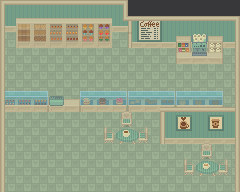

The image is a tile-based game level rendered from a .tmx file. Its description and complete source (layers, tilesets, objects, tile grids) follow:
An orthogonal 15x12 tile map with 16x16 px tiles, 11 tile layers (floor, walls, shelves, coffeeItems, ...), 2 tilesets and 8 objects.

<map version="1.10" tiledversion="1.10.2" orientation="orthogonal" renderorder="right-down" width="15" height="12" tilewidth="16" tileheight="16" infinite="0" nextlayerid="15" nextobjectid="9">
 <tileset firstgid="1" source="town.tsx" />
 <tileset firstgid="28249" source="interior.tsx" />
 <layer id="1" name="floor" width="15" height="12">
  <data encoding="csv">
8259,8259,8259,8259,8259,8259,8259,8259,37445,37445,37445,37445,37445,37445,37445,
8259,8259,8259,8259,8259,8259,8259,8259,8259,8259,8259,8259,8259,8259,8259,
8259,8259,8259,8259,8259,8259,8259,8259,8259,8259,8259,8259,8259,8259,8259,
8259,8259,8259,8259,8259,8259,8259,8259,8259,8259,8259,8259,8259,8259,8259,
8259,8259,8259,8259,8259,8259,8259,8259,8259,8259,8259,8259,8259,8259,8259,
8259,8259,8259,8259,8259,8259,8259,8259,8259,8259,8259,8259,8259,8259,8259,
8259,8259,8259,8259,8259,8259,8259,8259,8259,8259,8259,8259,8259,8259,8259,
8259,8259,8259,8259,8259,8259,8259,8259,8259,8259,8259,8259,8259,8259,8259,
8259,8259,8259,8259,8259,8259,8259,8259,8259,8259,8259,8259,8259,8259,8259,
8259,8259,8259,8259,8259,8259,8259,8259,8259,8259,8259,8259,8259,8259,8259,
8259,8259,8259,8259,8259,8259,8259,8259,8259,8259,8259,8259,8259,8259,8259,
8259,8259,8259,8259,8259,8259,8259,8259,8259,8259,8259,8259,8259,8259,8259
</data>
 </layer>
 <layer id="2" name="walls" width="15" height="12">
  <data encoding="csv">
7731,7731,7731,7731,7731,7731,7731,7731,0,0,0,0,0,0,0,
7995,7995,7995,7995,7995,7995,7995,7995,7731,7731,7731,7731,7731,7731,7731,
0,0,0,0,0,0,0,0,7995,7995,7995,7995,7995,7995,7995,
0,0,0,0,0,0,0,0,0,0,0,0,0,0,0,
0,0,0,0,0,0,0,0,0,0,0,0,0,0,0,
0,0,0,0,0,0,0,0,0,0,0,0,0,0,0,
0,0,0,0,0,0,0,0,0,0,0,0,0,0,0,
0,0,0,0,0,0,0,0,0,0,7731,7731,7731,7731,7731,
0,0,0,0,0,0,0,0,0,0,7995,7995,7995,7995,7995,
0,0,0,0,0,0,0,0,0,0,0,0,0,0,0,
0,0,0,0,0,0,0,0,0,0,0,0,0,0,0,
0,0,0,0,0,0,0,0,0,0,0,0,0,0,0
</data>
 </layer>
 <layer id="5" name="shelves" width="15" height="12">
  <data encoding="csv">
0,0,0,0,0,0,0,0,0,0,0,0,0,0,0,
0,7222,7223,7224,7225,7226,7227,0,0,0,0,0,0,0,0,
0,7486,7487,7488,7489,7490,7491,0,0,0,0,0,0,0,0,
0,0,0,0,0,0,0,0,0,0,0,0,0,0,0,
0,0,0,0,0,0,0,0,0,0,0,0,0,0,0,
0,0,0,0,0,0,0,0,0,0,0,0,0,0,0,
0,0,0,0,0,0,0,0,0,0,0,0,0,0,0,
0,0,0,0,0,0,0,0,0,0,0,0,0,0,0,
0,0,0,0,0,0,0,0,0,0,0,0,0,0,0,
0,0,0,0,0,0,0,0,0,0,0,0,0,0,0,
0,0,0,0,0,0,0,0,0,0,0,0,0,0,0,
0,0,0,0,0,0,0,0,0,0,0,0,0,0,0
</data>
 </layer>
 <layer id="10" name="coffeeItems" width="15" height="12">
  <data encoding="csv">
0,0,0,0,0,0,0,0,0,0,0,0,0,0,0,
0,0,0,0,0,0,0,0,0,0,0,0,0,0,0,
0,0,0,0,0,0,0,0,0,0,0,7213,7214,7215,0,
0,0,0,0,0,0,0,0,0,0,0,7477,7478,7479,0,
0,0,0,0,0,0,0,0,0,0,0,0,0,0,0,
7739,7740,7741,7742,7743,7744,7745,7746,7747,7748,7749,7750,7751,7752,0,
8003,8004,8005,8006,8007,8008,8009,8010,8011,8012,8013,8014,8015,8016,0,
0,0,0,0,0,0,0,0,0,0,0,0,0,0,0,
0,0,0,0,0,0,0,0,0,0,0,0,0,0,0,
0,0,0,0,0,0,0,0,0,0,0,0,0,0,0,
0,0,0,0,0,0,0,0,0,0,0,0,0,0,0,
0,0,0,0,0,0,0,0,0,0,0,0,0,0,0
</data>
 </layer>
 <layer id="12" name="chairs" width="15" height="12" offsetx="7.75" offsety="-1.75">
  <data encoding="csv">
0,0,0,0,0,0,0,0,0,0,0,0,0,0,0,
0,0,0,0,0,0,0,0,0,0,0,0,0,0,0,
0,0,0,0,0,0,0,0,0,0,0,0,0,0,0,
0,0,0,0,0,0,0,0,0,0,0,0,0,0,0,
0,0,0,0,0,0,0,0,0,0,0,0,0,0,0,
0,0,0,0,0,0,0,0,0,0,0,0,0,0,0,
0,0,0,0,0,0,0,0,0,0,0,0,0,0,0,
0,0,0,0,0,0,0,6955,0,0,0,0,0,0,0,
0,0,0,0,0,0,6946,0,6947,0,0,0,0,0,0,
0,0,0,0,0,0,0,0,0,0,0,0,6955,0,0,
0,0,0,0,0,0,0,0,0,0,0,6946,0,6947,0,
0,0,0,0,0,0,0,0,0,0,0,0,0,0,0
</data>
 </layer>
 <objectgroup id="14" name="collisions">
  <object id="1" x="2" y="0.25" width="239.25" height="28" />
  <object id="2" x="-10.5" y="-0.25" width="13.5" height="191.75" />
  <object id="3" x="3.25" y="89.75" width="236.75" height="22.25" />
  <object id="4" x="156.5" y="109.75" width="83.25" height="35" />
  <object id="5" x="235.25" y="145" width="4.5" height="47.25" />
  <object id="6" x="-6.75" y="191.25" width="247" height="18.5" />
  <object id="7" x="185.25" y="144.5" width="50" height="31.25" />
  <object id="8" x="106" y="110.25" width="52.5" height="35" />
 </objectgroup>
 <layer id="11" name="tables" width="15" height="12">
  <data encoding="csv">
0,0,0,0,0,0,0,0,0,0,0,0,0,0,0,
0,0,0,0,0,0,0,0,0,0,0,0,0,0,0,
0,0,0,0,0,0,0,0,0,0,0,0,0,0,0,
0,0,0,0,0,0,0,0,0,0,0,0,0,0,0,
0,0,0,0,0,0,0,0,0,0,0,0,0,0,0,
0,0,0,0,0,0,0,0,0,0,0,0,0,0,0,
0,0,0,0,0,0,0,0,0,0,0,0,0,0,0,
0,0,0,0,0,0,0,0,0,0,0,0,0,0,0,
0,0,0,0,0,0,0,6949,6950,0,0,0,0,0,0,
0,0,0,0,0,0,0,0,0,0,0,0,0,0,0,
0,0,0,0,0,0,0,0,0,0,0,0,6949,6950,0,
0,0,0,0,0,0,0,0,0,0,0,0,0,0,0
</data>
 </layer>
 <layer id="13" name="coffee" width="15" height="12" offsetx="-10" offsety="-7.25">
  <data encoding="csv">
0,0,0,0,0,0,0,0,0,0,0,0,0,0,0,
0,0,0,0,0,0,0,0,0,0,0,0,0,0,0,
0,0,0,0,0,0,0,0,0,0,0,0,0,0,0,
0,0,0,0,0,0,0,0,0,0,0,0,0,0,0,
0,0,0,0,0,0,0,0,0,0,0,0,0,0,0,
0,0,0,0,0,0,0,0,0,0,0,0,0,0,0,
0,0,0,0,0,0,0,0,0,0,0,0,0,0,0,
0,0,0,0,0,0,0,0,0,0,0,0,0,0,0,
0,0,0,0,0,0,0,0,6964,0,0,0,0,0,0,
0,0,0,0,0,0,0,0,0,0,0,0,0,0,0,
0,0,0,0,0,0,0,0,0,0,0,0,0,6967,0,
0,0,0,0,0,0,0,0,0,0,0,0,0,0,0
</data>
 </layer>
 <layer id="7" name="wallItems" width="15" height="12" offsetx="-10.25" offsety="-3">
  <data encoding="csv">
0,0,0,0,0,0,0,0,0,0,0,0,0,0,0,
0,0,0,0,0,0,0,0,0,7206,7207,0,0,0,0,
0,0,0,0,0,0,0,0,0,7470,7471,0,0,0,0,
0,0,0,0,0,0,0,0,0,0,0,0,0,0,0,
0,0,0,0,0,0,0,0,0,0,0,0,0,0,0,
0,0,0,0,0,0,0,0,0,0,0,0,0,0,0,
0,0,0,0,0,0,0,0,0,0,0,0,0,0,0,
0,0,0,0,0,0,0,0,0,0,0,0,0,0,0,
0,0,0,0,0,0,0,0,0,0,0,0,0,0,0,
0,0,0,0,0,0,0,0,0,0,0,0,0,0,0,
0,0,0,0,0,0,0,0,0,0,0,0,0,0,0,
0,0,0,0,0,0,0,0,0,0,0,0,0,0,0
</data>
 </layer>
 <layer id="8" name="frontPictures" width="15" height="12" offsetx="0.25" offsety="3">
  <data encoding="csv">
0,0,0,0,0,0,0,0,0,0,0,0,0,0,0,
0,0,0,0,0,0,0,0,0,0,0,0,0,0,0,
0,0,0,0,0,0,0,0,0,0,0,0,0,0,0,
0,0,0,0,0,0,0,0,0,0,0,0,0,0,0,
0,0,0,0,0,0,0,0,0,0,0,0,0,0,0,
0,0,0,0,0,0,0,0,0,0,0,0,0,0,0,
0,0,0,0,0,0,0,0,0,0,0,0,0,0,0,
0,0,0,0,0,0,0,0,0,0,0,8260,0,8261,0,
0,0,0,0,0,0,0,0,0,0,0,0,0,0,0,
0,0,0,0,0,0,0,0,0,0,0,0,0,0,0,
0,0,0,0,0,0,0,0,0,0,0,0,0,0,0,
0,0,0,0,0,0,0,0,0,0,0,0,0,0,0
</data>
 </layer>
 <layer id="4" name="moreBorders" width="15" height="12">
  <data encoding="csv">
0,0,0,0,0,0,0,0,0,0,0,0,0,0,0,
0,0,0,0,0,0,0,0,7465,0,0,0,0,0,0,
0,0,0,0,0,0,0,0,7465,0,0,0,0,0,0,
0,0,0,0,0,0,0,0,0,0,0,0,0,0,0,
0,0,0,0,0,0,0,0,0,0,0,0,0,0,0,
0,0,0,0,0,0,0,0,0,0,0,0,0,0,0,
0,0,0,0,0,0,0,0,0,0,6940,6940,6940,6940,6940,
0,0,0,0,0,0,0,0,0,0,0,0,0,0,0,
0,0,0,0,0,0,0,0,0,0,0,0,0,0,0,
0,0,0,0,0,0,0,0,0,0,0,0,0,0,0,
0,0,0,0,0,0,0,0,0,0,0,0,0,0,0,
0,0,0,0,0,0,0,0,0,0,0,0,0,0,0
</data>
 </layer>
 <layer id="3" name="borders" width="15" height="12">
  <data encoding="csv">
6937,7468,7468,7468,7468,7468,7468,6938,0,0,0,0,0,0,0,
7205,0,0,0,0,0,0,7467,7468,7468,7468,7468,7468,7468,6938,
7205,0,0,0,0,0,0,0,0,0,0,0,0,0,7203,
7205,0,0,0,0,0,0,0,0,0,0,0,0,0,7203,
7205,0,0,0,0,0,0,0,0,0,0,0,0,0,7203,
7205,0,0,0,0,0,0,0,0,0,0,0,0,0,7203,
7205,0,0,0,0,0,0,0,0,0,0,0,0,0,7203,
7205,0,0,0,0,0,0,0,0,0,7205,0,0,0,7203,
7205,0,0,0,0,0,0,0,0,0,7205,0,0,0,7203,
7205,0,0,0,0,0,0,0,0,0,0,0,0,0,7203,
7205,0,0,0,0,0,0,0,0,0,0,0,0,0,7203,
7205,0,0,0,0,0,0,0,0,0,0,0,0,0,7203
</data>
 </layer>
</map>
